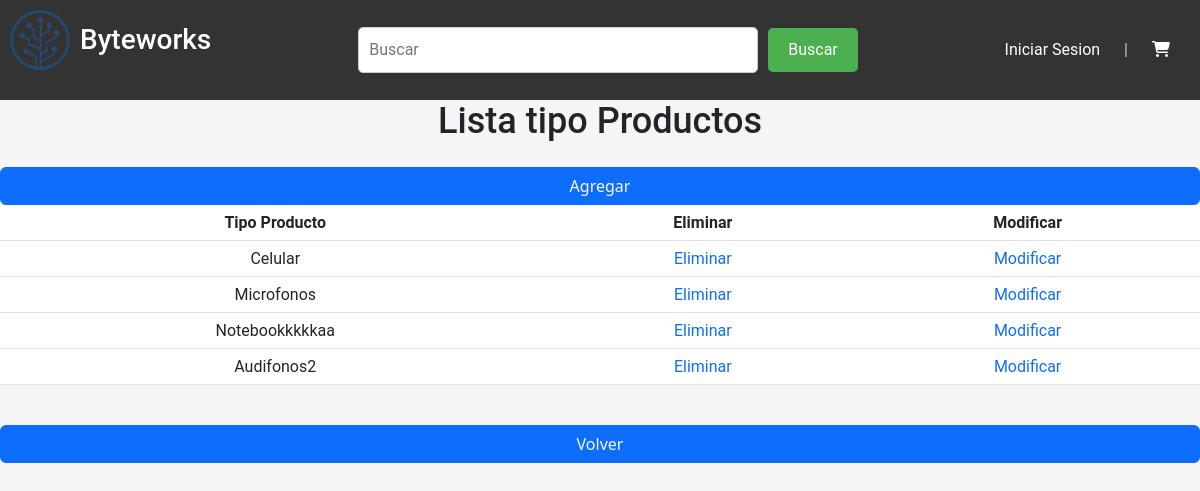
The page /listaTipoProducto on the database its author committed.
### venta/models.py (models this page shows, shortened)
class TipoProducto(models.Model):
    id_tipoProducto = models.AutoField(db_column='idTipoProducto', primary_key=True)
    TipoProductos = models.CharField(max_length=20, blank=False, null=False)

### venta/views.py (the view)
# urls.py: path('listaTipoProducto', views.listar_tipoProducto, name='lista_tipoProducto'),
def listar_tipoProducto(request):
    lista_tipoProducto = TipoProducto.objects.all()
    context = {"Tproducto":lista_tipoProducto}
    return render(request,'venta/tipoProductoslist.html',context)

### venta/templates/venta/tipoProductoslist.html (shortened to what this page needs)
{% load static %}
<html lang="en">
<head>
    <link href="https://cdn.jsdelivr.net/npm/bootstrap@5.3.0-alpha1/dist/css/bootstrap.min.css" rel="stylesheet"
>
	<link rel="stylesheet" href='{% static "css/style.css" %}'>
</head>
<body>
    <header>
		<a href='{% url "home" %}' class="logo">
			<img src='{% static "img/logo.png" %}' alt="logo empresa">
			<div class="byteworks">
				<h2>Byteworks</h2>
			</div>
		</a>
		<form class="busqueda" method="get">
			<input type="text" placeholder="Buscar">
			<button type="submit">Buscar</button>
		</form>
		<nav>
			<ul>
				<li><a href="{% url 'inicioSe' %}">Iniciar Sesion</a></li>
				<li>|</li>
				<a href="{% url 'carro' %}"><li><i class="fa-solid fa-cart-shopping"></i></li></a>
			</ul>
		</nav>
	</header>
    <div class="text-center">
        <h1 id="textList">Lista tipo Productos</h1>
    </div>
    <br>
    <a class="text-primary text-decoration-none btn btn-primary text-light" href="{% url 'tipoProductoAdd' %}">Agregar <a></a>
    <table class="table">
        {% if Tproducto %}
            <th>Tipo Producto</th>
            <th>Eliminar</th>
            <th>Modificar</th>
            {% for tmp in Tproducto %}
                <tr>
                    <td>{{tmp.TipoProductos}}</td>
                    <td><a class="text-primary text-decoration-none"href="{% url 'tipoProducto_del' pk=tmp.id_tipoProducto %}">Eliminar</a></td>
                    <td><a class="text-primary text-decoration-none" href="{% url 'tipoProducto_edit' pk=tmp.id_tipoProducto %}">Modificar</a></td>
                </tr>
            {% endfor %}
        {% endif %}
    </table>
    <br>
    <a class="text-primary text-decoration-none btn btn-primary text-light" href="{% url 'lista_productos' %}">Volver <a>
</body>
</html>

### venta/static/css/style.css (style rules this page uses)
* { box-sizing: border-box; margin: 0; padding: 0; font-family: 'roboto' ,'sans-serif'; }
a { text-decoration: none; color: #ffffff; }
body { background-color: #f5f5f5; display: flex; flex-direction: column; min-height: 100vh; }
header { display: flex; background-color: #333333; justify-content: space-between; align-items: center; color: #ccc; min-height: 100px; padding: 10px; }
.logo { display: flex; align-items: center; }
.logo img { width: 60px; margin-right: 10px; }
form { display: flex; justify-content: center; align-items: center; }
input[type="text"] { padding: 10px; border: 1px solid #ccc; border-radius: 5px; font-size: 16px; width: 400px; }
button[type="submit"] { background-color: #4CAF50; color: white; border: none; border-radius: 5px; padding: 10px 20px; font-size: 16px; margin-left: 10px; cursor: pointer; }
h1 { font-size: 36px; margin: 0; }
nav ul { list-style: none; margin: 0; padding: 0; }
nav li { display: inline-block; margin-right: 20px; }
nav a { color: #fff; text-decoration: none; }
h2 { font-size: 28px; margin-bottom: 20px; }
img { max-width: 100%; margin-bottom: 20px; }
button { background-color: #333; color: #fff; border: none; border-radius: 4px; padding: 10px 20px; cursor: pointer; transition: background-color 0.2s ease; }

### rows shown on the page
TipoProducto: TipoProductos "Celular"
TipoProducto: TipoProductos "Microfonos"
TipoProducto: TipoProductos "Notebookkkkkaa"
TipoProducto: TipoProductos "Audifonos2"
